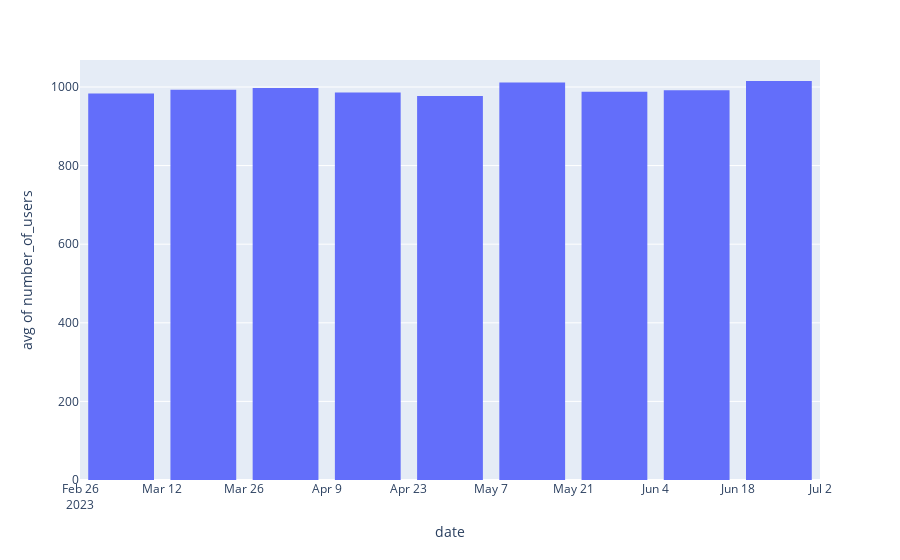

The cell this chart's notebook holds for it:
### Markdown cell above
Furthermore, we can also use dates in the x-axis:

### Code cell
fig = px.histogram(data_users_dict, x="date", y='number_of_users', histfunc='avg')
fig.update_layout(bargap=0.2)  # separate bars for better visualization
fig.show()
